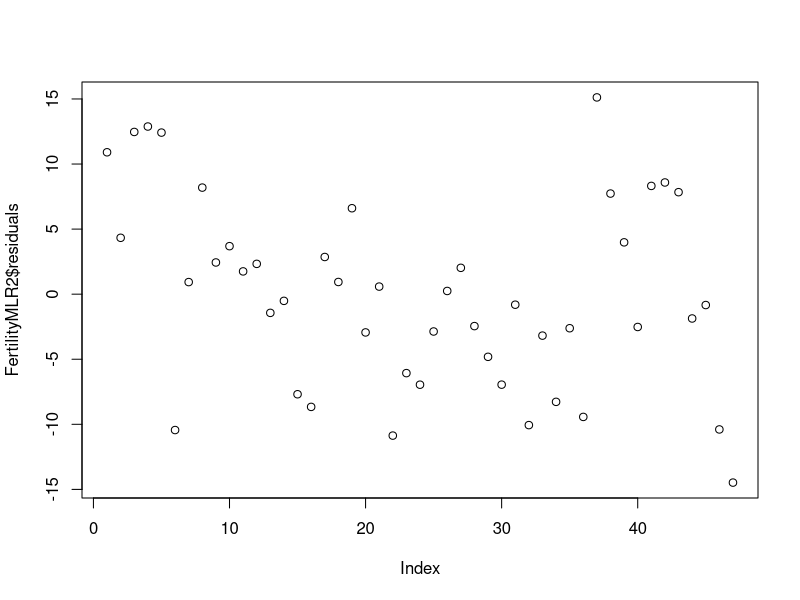
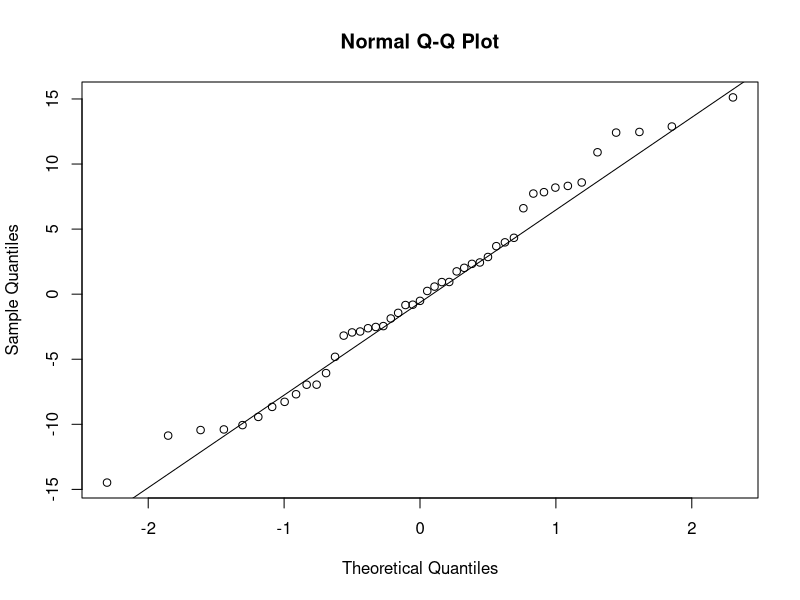

The R script that drew these images, in order:
## ---- chunk 1
library(datasets)
data(swiss)
head(swiss)
?swiss
## ---- chunk 2
data<-swiss
y<-data$Fertility
x1<-data$Education
x2<-data$Catholic
x3<-data$Infant.Mortality
x4<-data$Agriculture
x5<-data$Examination

FertilityMLR2<-lm(y~x1+x2+x3)
summary(FertilityMLR2)
## ---- chunk 3
plot(FertilityMLR2$residuals)
qqnorm(FertilityMLR2$residuals)
qqline(FertilityMLR2$residuals)
## ---- chunk 4
round(1-pf(1.7814,3,107),4)
## ---- chunk 5
round(qf(0.95,3,107),4)
## ---- chunk 6
round(1-pf(2.658,2,107),4)
## ---- chunk 7
round(qf(0.95,2,107),4)
